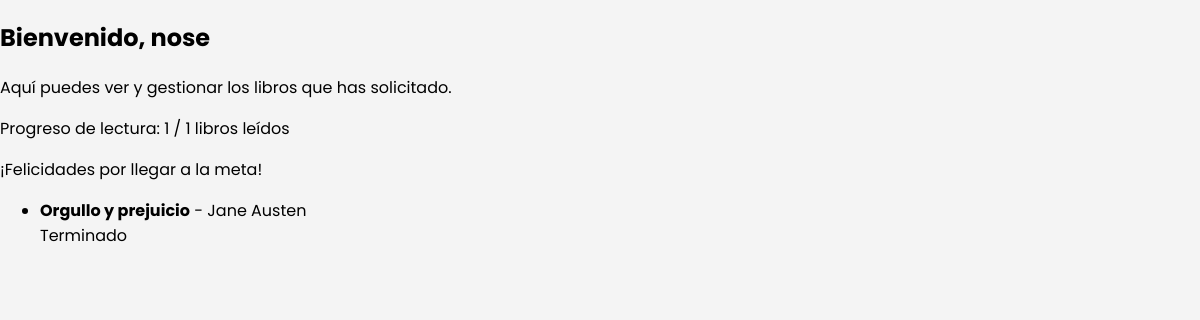
The app's page /profile (signed in), older data.
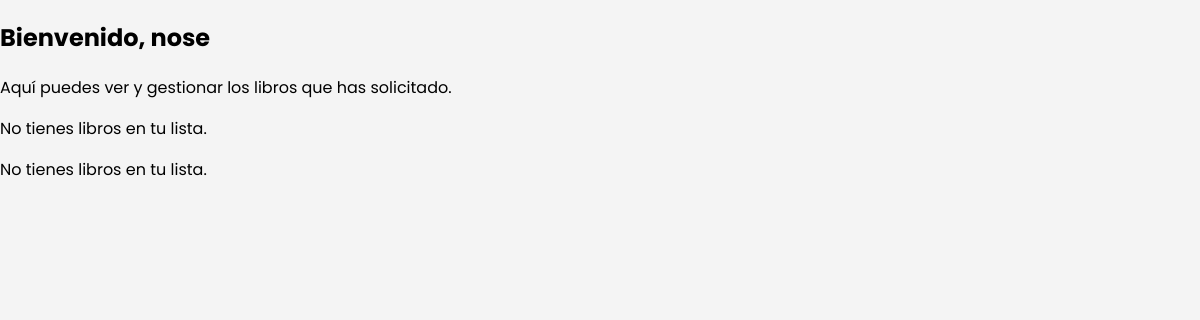
The same page, newer data.
### models.py (models this page shows)
class Book(db.Model):
    id = db.Column(db.Integer, primary_key=True)
    title = db.Column(db.String(150), nullable=False)
    author = db.Column(db.String(100), nullable=False, default="")
    genre = db.Column(db.String(50), nullable=False, default="")
    added_date = db.Column(db.Date, default=date.today)
    available = db.Column(db.Boolean, default=True)
    cover_image = db.Column(db.String(255), nullable=True)
    requested_by = db.Column(db.Integer, db.ForeignKey('user.id'), default=None)

### app.py (the view)
@app.route("/profile")
def client_profile():
    if 'user_id' not in session:
        return redirect(url_for('login'))
    user = User.query.get(session['user_id'])
    books = Book.query.filter_by(requested_by=user.id).all()
    total_books = len(books)
    books_read = sum(1 for book in books if book.available)
    return render_template(
        "client_profile.html",
        user=user,
        books=books,
        books_read=books_read,
        total_books=total_books
    )

### templates/client_profile.html (shortened to what this page needs)
<!DOCTYPE html>
<html lang="en">
<head>
    <link rel="stylesheet" href="{{ url_for('static', filename='client.css') }}">
</head>
<body>
    <div class="profile-header">
        <h2>Bienvenido, {{ user.name }}</h2>
        <p>Aquí puedes ver y gestionar los libros que has solicitado.</p>
        {% if books %}
            <div class="progress-bar-container">
                <p>Progreso de lectura: {{ books_read }} / {{ total_books }} libros leídos</p>
            </div>
            {% if books_read == total_books and total_books > 0 %}
                <p class="congratulations-message">¡Felicidades por llegar a la meta!</p>
            {% endif %}
        {% else %}
            <p>No tienes libros en tu lista.</p>
        {% endif %}
    </div>
    <div class="books-list">
        {% if books %}
            <ul>
                {% for book in books %}
                    <li>
                        <div>
                            <strong>{{ book.title }}</strong> - {{ book.author }}
                        </div>
                        {% if not book.available %}
                            <form action="{{ url_for('mark_as_read', book_id=book.id) }}" method="post">
                                <button type="submit">Marcar como terminado</button>
                            </form>
                        {% else %}
                            <span>Terminado</span>
                        {% endif %}
                    </li>
                {% endfor %}
            </ul>
        {% else %}
            <p>No tienes libros en tu lista.</p>
        {% endif %}
    </div>
</body>
</html>

Row changes from the older to the newer data that the page shows:
no longer on this page (row edited): Book: title "Orgullo y prejuicio", author "Jane Austen", available "Terminado"
Text that changed along with them:
{{ books_read }}: "1" → (not shown)
{{ total_books }}: "1" → (not shown)
text no longer shown: "Progreso de lectura: / libros leídos ¡Felicidades por llegar a la meta!"
text now shown: "No tienes libros en tu lista. No tienes libros en tu lista."
